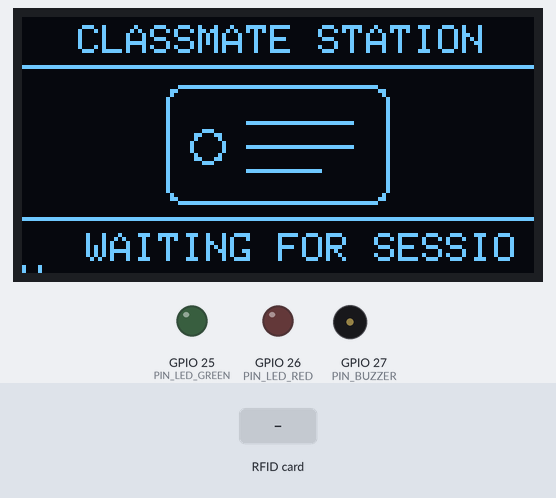
Bench run of a sketch on a simulated ESP32. Parts: 128×64 one-colour display, output pins drawn as LEDs (lit = HIGH), buzzer (waves = sounding). Dashed ring = blinking. Inputs (shaded band) come from the test bench. WiFi joins after 1.5 s; servers stay silent unless stated; uploads are accepted with an empty reply; what the sketch prints to the serial monitor is not drawn.

Above: at 4.6 s.
4.7 s: RFID card 5E 7A 19 C4 held to the reader
At 5.43 s:
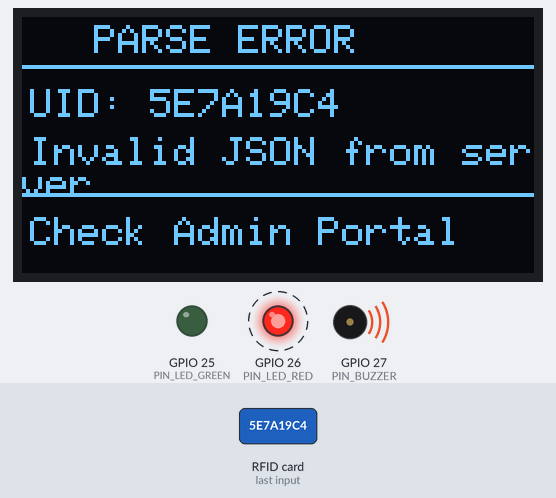
At 6.1 s:
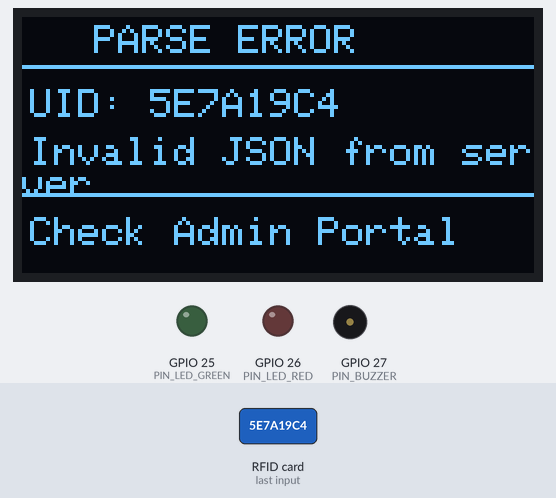
6.8 s: RFID card 5E 7A 19 C4 held to the reader
At 8.9 s:
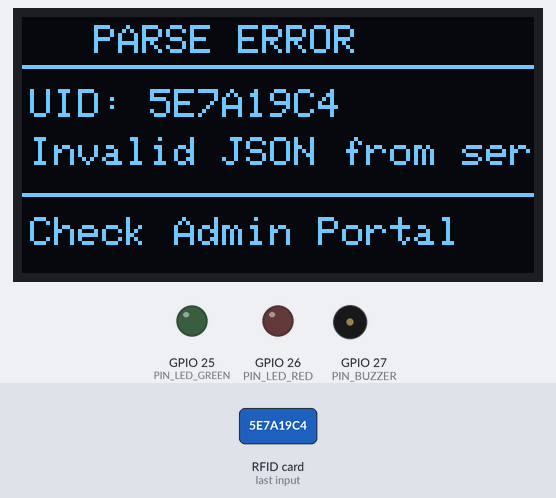
Timing chart, 0 to 10.4 s (numbered marks = the images above; inputs shaded):
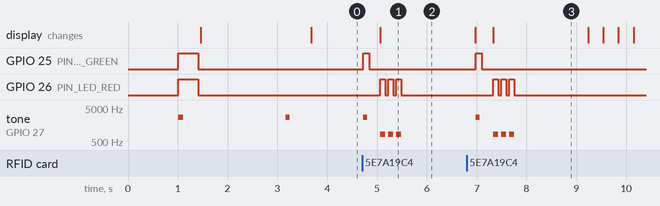

The sketch:

esp32_rfid_attendance.ino
```cpp
#include <WiFi.h>
#include <WiFiClientSecure.h>
#include <HTTPClient.h>
#include <SPI.h>
#include <MFRC522.h>
#include <ArduinoJson.h>
#include <Wire.h>
#include <Adafruit_GFX.h>
#include <Adafruit_SSD1306.h>

// ==========================================
// 1. NETWORK & CLOUD CONFIGURATION
// ==========================================
// 2.4 GHz Wi-Fi Credentials
// Replace with your local 2.4 GHz Wi-Fi network SSID and password
const char* WIFI_SSID     = "YOUR_WIFI_SSID";
const char* WIFI_PASSWORD = "YOUR_WIFI_PASSWORD";

// ClassMate Attendance API Endpoint (Supports both LAN HTTP and Cloud HTTPS)
// 1. Direct ClassMate Cloud Integration: "https://<your-classmate-app>.vercel.app/api/scan"
// 2. Local Standalone FastAPI Dashboard: "http://<YOUR_LOCAL_PC_IP>:8000/api/scan"
const char* SERVER_URL    = "https://classmatebd.vercel.app/api/scan";
const char* DEVICE_ID     = "ESP32-READER-01";

// ==========================================
// 2. PIN DEFINITIONS (ESP32 38-Pin Layout)
// ==========================================
// RC522 SPI Pins:
// SDA (SS) -> GPIO 5
// SCK      -> GPIO 18
// MOSI     -> GPIO 23
// MISO     -> GPIO 19
// RST      -> GPIO 4   (GPIO 22 is used for OLED I2C SCL)
// 3.3V     -> 3V3
// GND      -> GND
#define SS_PIN    5
#define RST_PIN   4

// I2C OLED Display (0.96 inch SSD1306 128x64):
// SDA      -> GPIO 21
// SCK      -> GPIO 22
#define SCREEN_WIDTH 128
#define SCREEN_HEIGHT 64
#define OLED_RESET    -1
Adafruit_SSD1306 display(SCREEN_WIDTH, SCREEN_HEIGHT, &Wire, OLED_RESET);

// Feedback Peripherals:
// Buzzer Signal -> GPIO 27 (Buzzer VCC must be connected to VIN 5V for maximum volume!)
// Green LED     -> GPIO 25 (via 220 ohm resistor)
// Red LED       -> GPIO 26 (via 220 ohm resistor)
#define PIN_BUZZER    27
#define PIN_LED_GREEN 25
#define PIN_LED_RED   26

// Audio Tone Mode:
#define BUZZER_USE_TONE true

// ==========================================
// 3. OBJECTS & STATE VARIABLES
// ==========================================
MFRC522 rfid(SS_PIN, RST_PIN);

String lastUid = "";
unsigned long lastScanTime = 0;
const unsigned long COOLDOWN_MS = 2000;

// Screen Modes
enum ScreenMode {
  SCREEN_SLEEP,
  SCREEN_IDLE,
  SCREEN_COURSE_ACTIVE,
  SCREEN_CARD_READ,
  SCREEN_RESULT
};

ScreenMode currentScreenMode = SCREEN_IDLE;
bool isDeviceSleeping = false;
bool screenNeedsRedraw = true;
unsigned long screenStateUntil = 0;
unsigned long lastHeartbeatTime = 0;
unsigned long lastMarqueeTime = 0;
int marqueeX = 128;

String activeCourseCode  = "CSE 2105";
String activeCourseTitle = "ClassMate Attendance Station";

// ==========================================
// 4. AUDIO HELPERS
// ==========================================
void soundBeep(int freq, int durationMs) {
#if BUZZER_USE_TONE
  tone(PIN_BUZZER, freq, durationMs);
  delay(durationMs);
  noTone(PIN_BUZZER);
#else
  digitalWrite(PIN_BUZZER, HIGH);
  delay(durationMs);
  digitalWrite(PIN_BUZZER, LOW);
#endif
}

// Instant tap chime upon card touch
void soundInstantTap() {
  soundBeep(2700, 80);
}

// Crisp 2-tone chime when validated as PRESENT
void soundPresentChime() {
  soundBeep(2600, 70);
  delay(30);
  soundBeep(3300, 110);
}

// Warning beeps for unregistered or wrong-batch cards
void soundWarningBeeps() {
  for (int i = 0; i < 3; i++) {
    digitalWrite(PIN_LED_RED, HIGH);
    soundBeep(850, 100);
    digitalWrite(PIN_LED_RED, LOW);
    delay(60);
  }
}

// ==========================================
// 5. DISPLAY ENGINE & ANIMATIONS
// ==========================================

// Base Idle Screen (When no specific course session is active, but station is awake)
void drawBaseIdleScreen() {
  display.clearDisplay();
  display.setTextColor(SSD1306_WHITE, SSD1306_BLACK);

  // Top header status bar
  display.setTextSize(1);
  display.setCursor(14, 2);
  display.print("CLASSMATE STATION");
  display.drawLine(0, 12, 127, 12, SSD1306_WHITE);

  // Center RFID Card Graphic
  display.drawRoundRect(36, 17, 56, 30, 4, SSD1306_WHITE);
  display.drawCircle(46, 32, 4, SSD1306_WHITE); // Chip circle
  display.drawLine(56, 26, 82, 26, SSD1306_WHITE);
  display.drawLine(56, 32, 82, 32, SSD1306_WHITE);
  display.drawLine(56, 38, 74, 38, SSD1306_WHITE);

  // Bottom prompt bar
  display.drawLine(0, 50, 127, 50, SSD1306_WHITE);
  display.setCursor(16, 54);
  display.print("WAITING FOR SESSION");

  display.display();
}

// Active Course Screen: Big Course Code + Smooth Marquee Ticker for Subject Name
void drawActiveCourseScreen() {
  display.clearDisplay();
  display.setTextWrap(false);
  display.setTextColor(SSD1306_WHITE, SSD1306_BLACK);

  // Top Line: Course Code in large bold font (TextSize 2)
  display.setTextSize(2);
  int codeX = (128 - (activeCourseCode.length() * 12)) / 2;
  if (codeX < 0) codeX = 0;
  display.setCursor(codeX, 4);
  display.print(activeCourseCode);

  display.drawLine(0, 23, 127, 23, SSD1306_WHITE);

  // Center Line: Smooth Scrolling Marquee for Course Title
  display.setTextSize(1);
  display.setCursor(marqueeX, 31);
  display.print(activeCourseTitle);

  display.drawLine(0, 47, 127, 47, SSD1306_WHITE);

  // Bottom Line: Instruction prompt
  display.setTextSize(1);
  display.setCursor(16, 52);
  display.print(">> TAP ID CARD <<");

  display.display();

  // Advance marquee ticker
  int titleWidth = activeCourseTitle.length() * 6;
  marqueeX -= 3;
  if (marqueeX < -(titleWidth + 12)) {
    marqueeX = 128;
  }
}

// Step 1: Instantly show ONLY Student ID in prominent text
void showOnlyStudentId(const char* idNum) {
  display.clearDisplay();
  display.setTextColor(SSD1306_WHITE, SSD1306_BLACK);

  // Top Label
  display.setTextSize(1);
  display.setCursor(32, 6);
  display.print("STUDENT ID");
  display.drawLine(14, 18, 114, 18, SSD1306_WHITE);

  // Big Centered Student Roll Number
  String idStr = String(idNum);
  display.setTextSize(2);
  int xPos = (128 - (idStr.length() * 12)) / 2;
  if (xPos < 2) xPos = 2;
  display.setCursor(xPos, 32);
  display.print(idStr);

  display.display();
}

// Step 2: Instantly transition to Present Checkmark Tick Animation
void showCheckmarkTickAnimation() {
  display.clearDisplay();
  display.setTextColor(SSD1306_WHITE);

  // Rounded outer frame
  display.drawRoundRect(10, 6, 108, 52, 6, SSD1306_WHITE);

  // Big filled checkmark circle
  display.fillCircle(36, 32, 16, SSD1306_WHITE);

  // Black checkmark lines inside the white circle
  display.drawLine(27, 32, 33, 38, SSD1306_BLACK);
  display.drawLine(27, 33, 33, 39, SSD1306_BLACK);
  display.drawLine(28, 33, 34, 39, SSD1306_BLACK);

  display.drawLine(33, 38, 45, 25, SSD1306_BLACK);
  display.drawLine(33, 39, 45, 26, SSD1306_BLACK);
  display.drawLine(34, 39, 46, 26, SSD1306_BLACK);

  // "PRESENT" text beside the checkmark
  display.setTextSize(2);
  display.setCursor(58, 20);
  display.print("OK!");

  display.setTextSize(1);
  display.setCursor(58, 40);
  display.print("PRESENT");

  display.display();
}

// Unregistered or Wrong Batch Screen
void showWarningScreen(const char* title, const char* subtitle, String uid) {
  display.clearDisplay();
  display.setTextColor(SSD1306_WHITE, SSD1306_BLACK);

  display.setTextSize(1);
  display.setCursor(18, 2);
  display.println(title);
  display.drawLine(0, 12, 127, 12, SSD1306_WHITE);

  display.setCursor(2, 18);
  display.print("UID: ");
  display.println(uid);

  display.setCursor(2, 30);
  display.println(subtitle);

  display.drawLine(0, 44, 127, 44, SSD1306_WHITE);
  display.setCursor(2, 50);
  display.println("Check Admin Portal");

  display.display();
}

// ==========================================
// 6. CLOUD / SERVER COMMUNICATION
// ==========================================

// Fast Idle Heartbeat: Checks if Admin started or closed an attendance session
void checkDeviceHeartbeat() {
  if (WiFi.status() != WL_CONNECTED) return;

  HTTPClient http;
  WiFiClientSecure secClient;
  WiFiClient plainClient;

  String url = String(SERVER_URL) + "?device_id=" + String(DEVICE_ID);

  if (url.startsWith("https://")) {
    secClient.setInsecure();
    http.begin(secClient, url);
  } else {
    http.begin(plainClient, url);
  }
  http.setTimeout(2500);

  int httpCode = http.GET();
  if (httpCode == 200) {
    String resString = http.getString();
    StaticJsonDocument<384> doc;
    DeserializationError err = deserializeJson(doc, resString);
    if (!err) {
      const char* status = doc["status"] | "SLEEP";
      if (strcmp(status, "ACTIVE") == 0) {
        const char* code  = doc["course_code"] | "ATTENDANCE";
        const char* title = doc["course_title"] | "ClassMate Live Session";

        bool wasSleeping = isDeviceSleeping;
        isDeviceSleeping = false;

        if (wasSleeping) {
          display.ssd1306_command(SSD1306_DISPLAYON);
        }

        if (activeCourseCode != code || activeCourseTitle != title) {
          activeCourseCode  = String(code);
          activeCourseTitle = String(title);
          marqueeX = 128;
        }

        currentScreenMode = SCREEN_COURSE_ACTIVE;
      } else {
        // Status is SLEEP -> Turn off OLED and LEDs
        if (!isDeviceSleeping) {
          isDeviceSleeping = true;
          currentScreenMode = SCREEN_SLEEP;
          display.clearDisplay();
          display.display();
          display.ssd1306_command(SSD1306_DISPLAYOFF);
          digitalWrite(PIN_LED_GREEN, LOW);
          digitalWrite(PIN_LED_RED, LOW);
        }
      }
    }
  }
  http.end();
}

// POST Card Tap to ClassMate Server
void postAttendance(String uid) {
  if (WiFi.status() != WL_CONNECTED) {
    Serial.println("[ERROR] Wi-Fi disconnected.");
    showWarningScreen("OFFLINE ERROR", "WiFi Disconnected", uid);
    soundWarningBeeps();
    delay(1500);
    currentScreenMode = SCREEN_COURSE_ACTIVE;
    marqueeX = 128;
    return;
  }

  HTTPClient http;
  WiFiClientSecure secClient;
  WiFiClient plainClient;

  if (strncmp(SERVER_URL, "https://", 8) == 0) {
    secClient.setInsecure();
    http.begin(secClient, SERVER_URL);
  } else {
    http.begin(plainClient, SERVER_URL);
  }
  http.addHeader("Content-Type", "application/json");
  http.setTimeout(4000);

  StaticJsonDocument<256> reqDoc;
  reqDoc["card_uid"]  = uid;
  reqDoc["device_id"] = DEVICE_ID;
  String reqJson;
  serializeJson(reqDoc, reqJson);

  Serial.print("-> Sending Scan POST: ");
  Serial.println(reqJson);

  int httpCode = http.POST(reqJson);

  if (httpCode > 0) {
    String resString = http.getString();
    Serial.printf("-> Server HTTP %d: %s\n", httpCode, resString.c_str());

    StaticJsonDocument<512> resDoc;
    DeserializationError err = deserializeJson(resDoc, resString);

    if (!err) {
      const char* status = resDoc["status"] | "UNKNOWN";
      const char* idNum  = resDoc["identifier"] | uid.c_str();

      if (strcmp(status, "CHECK_IN") == 0 || strcmp(status, "CHECK_OUT") == 0 || strcmp(status, "COOLDOWN") == 0) {
        // 1. Instantly show ONLY Student ID
        showOnlyStudentId(idNum);
        delay(380);

        // 2. Instantly disappear ID and show PRESENT tick animation with chime
        digitalWrite(PIN_LED_GREEN, HIGH);
        showCheckmarkTickAnimation();
        soundPresentChime();
        delay(800);
        digitalWrite(PIN_LED_GREEN, LOW);

        // 3. Immediately restore Course Name & Code screen
        currentScreenMode = SCREEN_COURSE_ACTIVE;
        marqueeX = 128;
      } else if (strcmp(status, "WRONG_BATCH") == 0) {
        showWarningScreen("WRONG BATCH", "Student from other batch", uid);
        soundWarningBeeps();
        delay(1200);
        currentScreenMode = SCREEN_COURSE_ACTIVE;
        marqueeX = 128;
      } else {
        // UNREGISTERED or other status
        showWarningScreen("NOT REGISTERED", "Card UID Unknown", uid);
        soundWarningBeeps();
        delay(1200);
        currentScreenMode = SCREEN_COURSE_ACTIVE;
        marqueeX = 128;
      }
    } else {
      showWarningScreen("PARSE ERROR", "Invalid JSON from server", uid);
      soundWarningBeeps();
      delay(1200);
      currentScreenMode = SCREEN_COURSE_ACTIVE;
      marqueeX = 128;
    }
  } else {
    Serial.printf("[ERROR] HTTP failed: %s\n", http.errorToString(httpCode).c_str());
    showWarningScreen("NETWORK ERROR", "Server unreachable", uid);
    soundWarningBeeps();
    delay(1200);
    currentScreenMode = SCREEN_COURSE_ACTIVE;
    marqueeX = 128;
  }

  http.end();
}

// ==========================================
// 7. SETUP
// ==========================================
void setup() {
  Serial.begin(115200);
  delay(1000);
  Serial.println("\n\n==========================================");
  Serial.println("  ESP32 CLOUD ATTENDANCE STATION - READY");
  Serial.println("==========================================");

  // Initialize feedback pins
  pinMode(PIN_BUZZER, OUTPUT);
  pinMode(PIN_LED_GREEN, OUTPUT);
  pinMode(PIN_LED_RED, OUTPUT);
  digitalWrite(PIN_BUZZER, LOW);
  digitalWrite(PIN_LED_GREEN, LOW);
  digitalWrite(PIN_LED_RED, LOW);

  // Hardware self-test chirp
  digitalWrite(PIN_LED_GREEN, HIGH);
  digitalWrite(PIN_LED_RED, HIGH);
  soundBeep(2700, 100);
  delay(300);
  digitalWrite(PIN_LED_GREEN, LOW);
  digitalWrite(PIN_LED_RED, LOW);

  // Initialize I2C with Fast 400kHz Clock (Snappy display refresh)
  Wire.begin(21, 22);
  Wire.setClock(400000);

  if (display.begin(SSD1306_SWITCHCAPVCC, 0x3C)) {
    Serial.println("[OK] OLED Display Initialized (0x3C).");
  } else if (display.begin(SSD1306_SWITCHCAPVCC, 0x3D)) {
    Serial.println("[OK] OLED Display Initialized (0x3D).");
  }

  display.clearDisplay();
  display.setTextColor(SSD1306_WHITE, SSD1306_BLACK);
  display.setTextSize(1);
  display.setCursor(18, 16);
  display.println("CLASSMATE STATION");
  display.drawLine(10, 28, 117, 28, SSD1306_WHITE);
  display.setCursor(18, 38);
  display.println("Connecting WiFi...");
  display.display();

  // Initialize SPI and RC522 Reader
  SPI.begin();
  rfid.PCD_Init();
  delay(50);
  byte version = rfid.PCD_ReadRegister(MFRC522::VersionReg);
  Serial.printf("[RFID] VersionReg: 0x%02X\n", version);
  if (version == 0x00 || version == 0xFF) {
    Serial.println("[ERROR] RC522 is NOT communicating over SPI!");
    Serial.println("-> Check connections: SS=GPIO 5, SCK=GPIO 18, MOSI=GPIO 23, MISO=GPIO 19, RST=GPIO 4, 3V3, GND.");
  } else {
    Serial.println("[OK] RC522 Reader Initialized and Ready for Cards.");
  }

  // Wi-Fi Connection
  Serial.printf("-> Connecting to Wi-Fi '%s'...", WIFI_SSID);
  WiFi.disconnect(true);
  delay(100);
  WiFi.mode(WIFI_STA);
  WiFi.setAutoReconnect(true);
  WiFi.begin(WIFI_SSID, WIFI_PASSWORD);

  int attempts = 0;
  while (WiFi.status() != WL_CONNECTED && attempts < 25) {
    delay(500);
    Serial.print(".");
    attempts++;
  }

  if (WiFi.status() == WL_CONNECTED) {
    Serial.println("\n[OK] Wi-Fi Connected!");
    Serial.print("-> ESP32 IP: ");
    Serial.println(WiFi.localIP());
    soundInstantTap();
  } else {
    Serial.println("\n[WARN] Wi-Fi initial connection timed out. Will auto-reconnect.");
  }

  // Initial state check
  checkDeviceHeartbeat();
}

// ==========================================
// 8. MAIN LOOP
// ==========================================
void loop() {
  unsigned long now = millis();

  // Auto-reconnect Wi-Fi if dropped (Throttled every 10s to prevent spamming the ESP-IDF driver)
  static unsigned long lastWifiRetry = 0;
  if (WiFi.status() != WL_CONNECTED) {
    if (now - lastWifiRetry > 10000) {
      lastWifiRetry = now;
      Serial.printf("\n[WIFI] Not connected. Retrying '%s'...\n", WIFI_SSID);
      WiFi.disconnect();
      WiFi.reconnect();
    }
  }

  // Fast Heartbeat polling every 2000ms
  if (currentScreenMode != SCREEN_CARD_READ && (now - lastHeartbeatTime > 2000)) {
    lastHeartbeatTime = now;
    checkDeviceHeartbeat();
  }

  // Screen Rendering
  if (currentScreenMode == SCREEN_SLEEP) {
    // Device is sleeping; OLED is OFF.
    delay(20);
  } else if (currentScreenMode == SCREEN_COURSE_ACTIVE) {
    // Animate Marquee Ticker every 35ms
    if (now - lastMarqueeTime > 35) {
      lastMarqueeTime = now;
      drawActiveCourseScreen();
    }
  } else if (currentScreenMode == SCREEN_IDLE) {
    if (screenNeedsRedraw) {
      drawBaseIdleScreen();
      screenNeedsRedraw = false;
    }
  }

  // Check for RFID card presence
  if (!rfid.PICC_IsNewCardPresent()) {
    return;
  }

  if (!rfid.PICC_ReadCardSerial()) {
    return;
  }

  // Wake display if station was sleeping
  if (isDeviceSleeping) {
    isDeviceSleeping = false;
    display.ssd1306_command(SSD1306_DISPLAYON);
    currentScreenMode = SCREEN_IDLE;
  }

  // Convert UID to clean uppercase hex string (e.g. "03E1AA05") and space-separated bytes
  String cardUid = "";
  String cardUidFormatted = "";
  for (byte i = 0; i < rfid.uid.size; i++) {
    if (rfid.uid.uidByte[i] < 0x10) {
      cardUid += "0";
      cardUidFormatted += "0";
    }
    cardUid += String(rfid.uid.uidByte[i], HEX);
    cardUidFormatted += String(rfid.uid.uidByte[i], HEX);
    if (i < rfid.uid.size - 1) cardUidFormatted += " ";
  }
  cardUid.toUpperCase();
  cardUidFormatted.toUpperCase();

  // Print Card UID immediately to Serial Monitor
  Serial.println("\n==========================================");
  Serial.printf(">>> CARD TAPPED! UID: %s  [%s] <<<\n", cardUid.c_str(), cardUidFormatted.c_str());
  Serial.println("==========================================");

  // Debounce duplicate swipes within cooldown window
  if (cardUid == lastUid && (now - lastScanTime < COOLDOWN_MS)) {
    Serial.printf("[RFID] Cooldown active (%lums remaining). Duplicate tap ignored.\n", COOLDOWN_MS - (now - lastScanTime));
    rfid.PICC_HaltA();
    rfid.PCD_StopCrypto1();
    return;
  }

  lastUid = cardUid;
  lastScanTime = now;

  // Instant Tap Feedback (Audible chirp + flash)
  digitalWrite(PIN_LED_GREEN, HIGH);
  soundInstantTap();
  delay(40);
  digitalWrite(PIN_LED_GREEN, LOW);

  // Mark state
  currentScreenMode = SCREEN_CARD_READ;

  // Post to ClassMate Server
  postAttendance(cardUid);

  // Complete RFID transaction
  rfid.PICC_HaltA();
  rfid.PCD_StopCrypto1();
}
```

Measured:
- after the input at 4.7 s, GPIO 25 (PIN_LED_GREEN): LOW → HIGH at once, → LOW 0.12 s later; GPIO 26 (PIN_LED_RED): alternates HIGH for 0.10 s and LOW for 0.06 s, 6 changes in all, then stays LOW, starting after 0.37 s
- after the input at 6.8 s, GPIO 25 (PIN_LED_GREEN): LOW → HIGH after 0.18 s, → LOW 0.12 s later; GPIO 26 (PIN_LED_RED): alternates HIGH for 0.10 s and LOW for 0.06 s, 6 changes in all, then stays LOW, starting after 0.53 s
- what the display in image 3 shows lasts 1.9 s, from 7.3 s to 9.2 s
